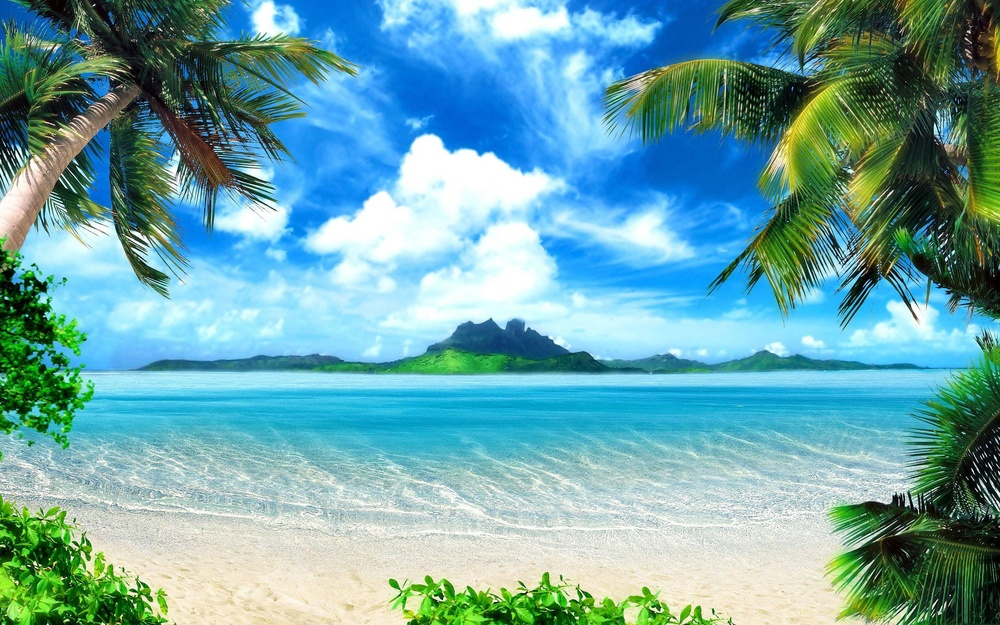
#> input picture Image Segmentation using K-means/pic.jpg, 1000 x 625 px, shrunk from 2560 x 1600 before the run, found by its file name
$ jupyter execute Using_K_Means.ipynb   (shell and % lines are left out)
#> lines starting #> are read from the running program, lines starting #| are printed output that depends on the picture
[cell 1]
import numpy as np
import cv2
import matplotlib.pyplot as plt

[cell 2]
original_image = cv2.imread("/content/pic.jpg")
#> original_image is the input picture: shape (625, 1000, 3); mean B, G, R 170.3, 165.4, 108.9

[cell 3]
original_image

[cell 4]
plt.imshow(original_image)

[cell 5]
img = cv2.cvtColor(original_image,cv2.COLOR_BGR2RGB)

[cell 6]
plt.imshow(img)

[cell 7]
vectorized = img.reshape((-1,3))

[cell 8]
vectorized = np.float32(vectorized)

[cell 9]
criteria = (cv2.TERM_CRITERIA_EPS + cv2.TERM_CRITERIA_MAX_ITER, 10, 1.0)

[cell 10]
K = 3
attempts=10
ret,label,center=cv2.kmeans(vectorized,K,None,criteria,attempts,cv2.KMEANS_PP_CENTERS)
#> ret = 2.33e+09; center = [[53.05, 159.7, 215.9], [192.5, 224.5, 223.7], [47.04, 86.93, 47.05]]

[cell 11]
center = np.uint8(center)
#> center = [[53, 159, 215], [192, 224, 223], [47, 86, 47]]

[cell 12]
res = center[label.flatten()]
result_image = res.reshape((img.shape))
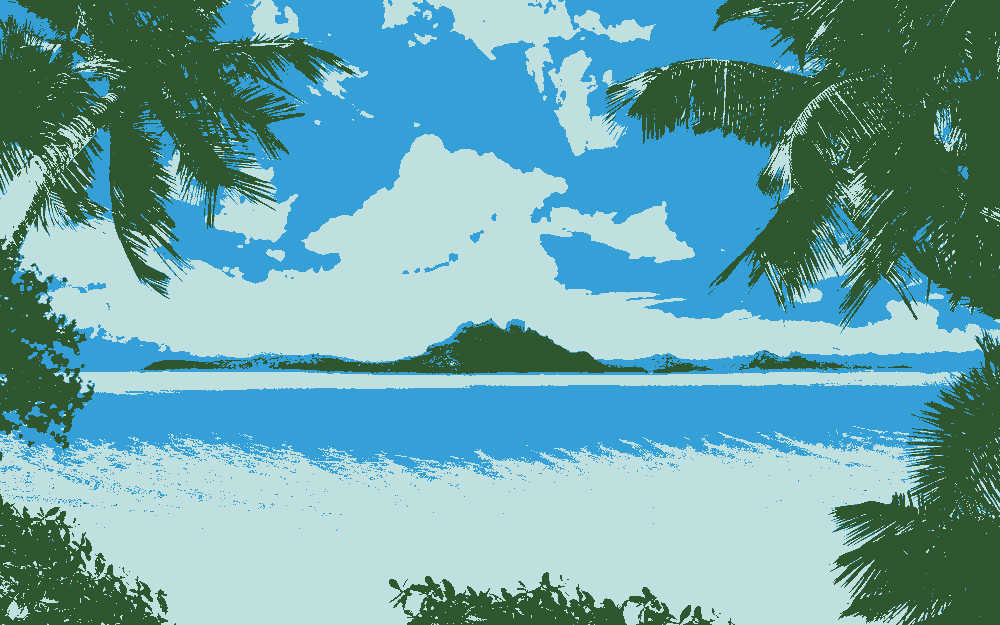
#> result_image: shape (625, 1000, 3); mean R, G, B 108.7, 164.8, 169.7

[cell 13]
figure_size = 15
plt.figure(figsize=(figure_size,figure_size))
plt.subplot(1,2,1),plt.imshow(img)
plt.title('Original Image'), plt.xticks([]), plt.yticks([])
plt.subplot(1,2,2),plt.imshow(result_image)
plt.title('Segmented Image when K = %i' % K), plt.xticks([]), plt.yticks([])
plt.show()
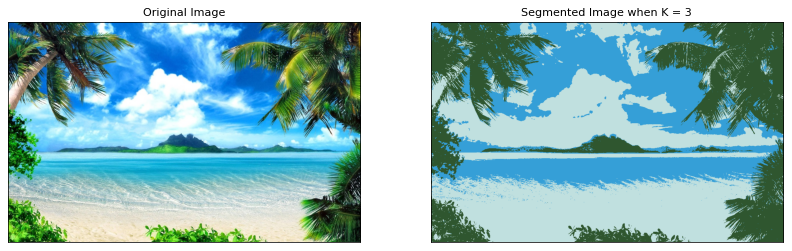
#> figure drawn by matplotlib, 2 panels

[cell 14]
K = 5
attempts=10
ret,label,center=cv2.kmeans(vectorized,K,None,criteria,attempts,cv2.KMEANS_PP_CENTERS)
#> ret = 1.37e+09; center = [[220.9, 233.8, 224.4], [26.68, 58.5, 32.59], [35.46, 151.1, 218.6], [87.47, 140.3, 81.61], [134.9, 205.2, 228.3]]

[cell 15]
center = np.uint8(center)
#> center = [[220, 233, 224], [26, 58, 32], [35, 151, 218], [87, 140, 81], [134, 205, 228]]
res = center[label.flatten()]
result_image = res.reshape((img.shape))
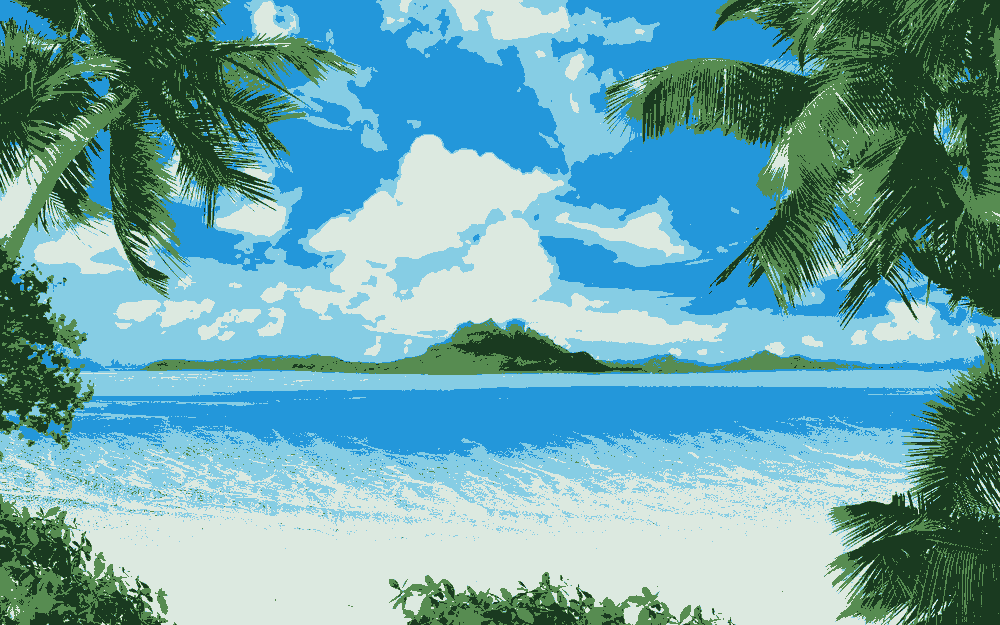
#> result_image: shape (625, 1000, 3); mean R, G, B 108.2, 165, 169.8

[cell 16]
figure_size = 15
plt.figure(figsize=(figure_size,figure_size))
plt.subplot(1,2,1),plt.imshow(img)
plt.title('Original Image'), plt.xticks([]), plt.yticks([])
plt.subplot(1,2,2),plt.imshow(result_image)
plt.title('Segmented Image when K = %i' % K), plt.xticks([]), plt.yticks([])
plt.show()
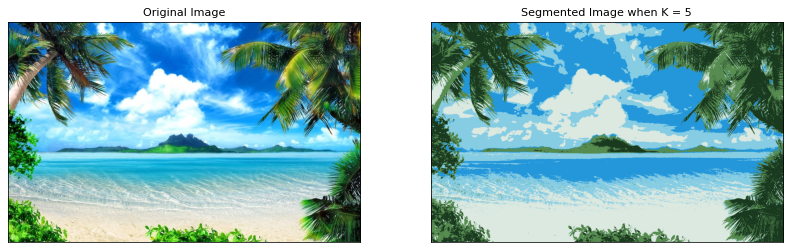
#> figure drawn by matplotlib, 2 panels
